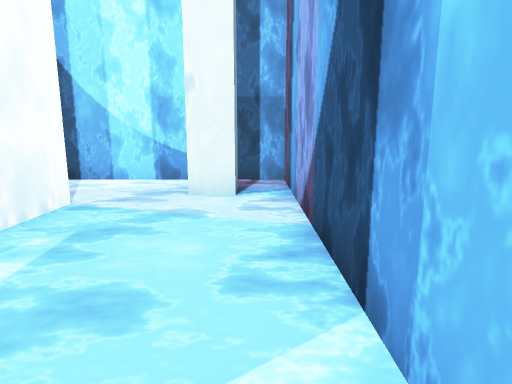
view 1 (above)

14 first-person views from a walk through a 3-D level made in the Unity game engine. The camera is 1.3 m above the floor, tilts 10° down and sees 75° across. The floor is counted in squares, 1 m on a side. Each view is taken from the middle of a square. On the plan, view 1 faces up. The plan holds only what a view shows up to about 14 squares ahead; the rest is blank. The place goes on beyond the plan. The player character is not drawn. Surface patterns are stand-ins for the level's own textures.

view 2
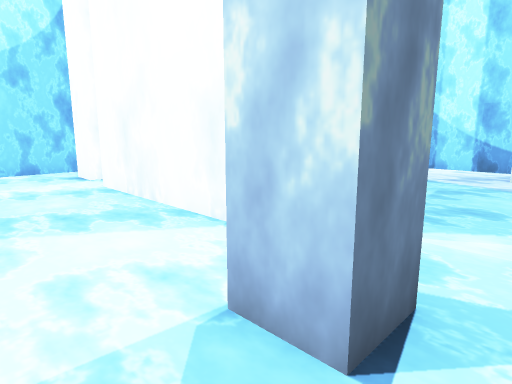

view 3
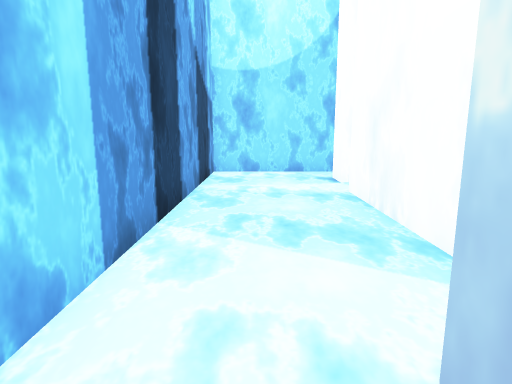

view 4
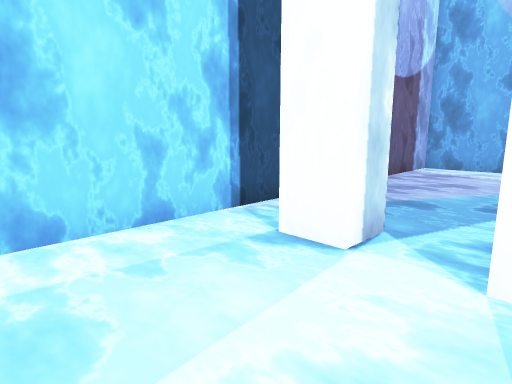

view 5
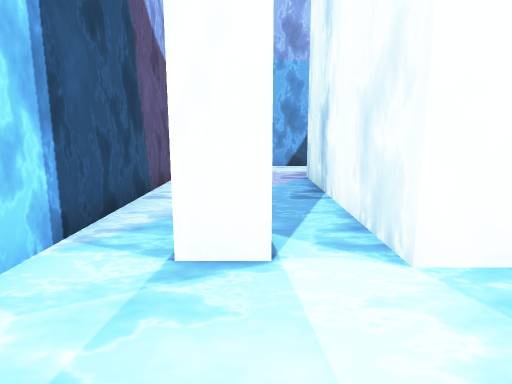

view 6
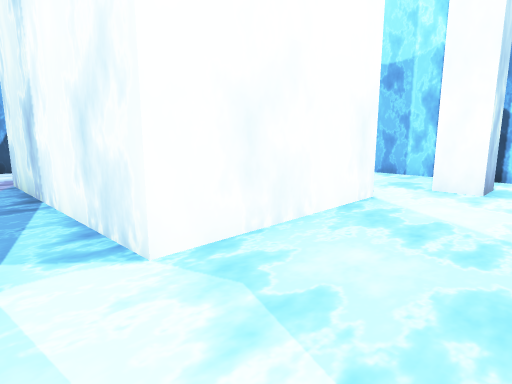

view 7
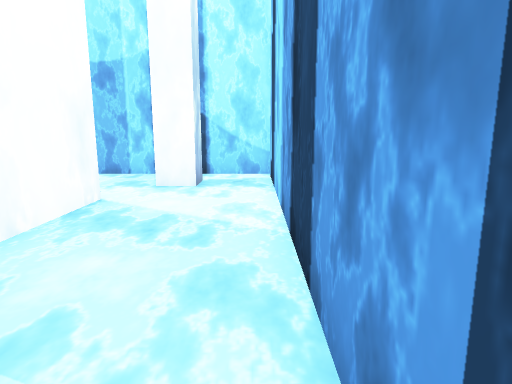

view 8
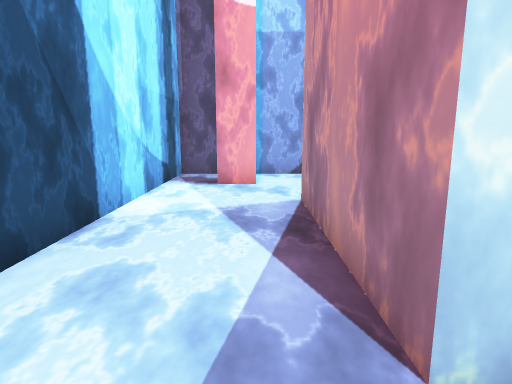

view 9
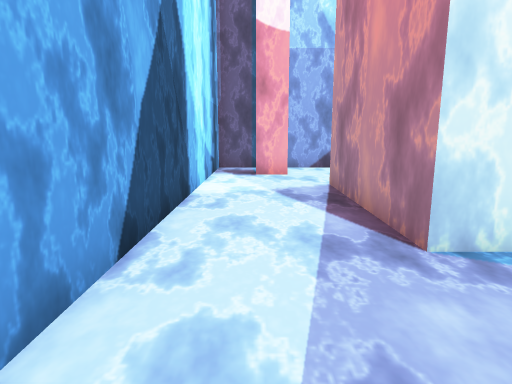

view 10
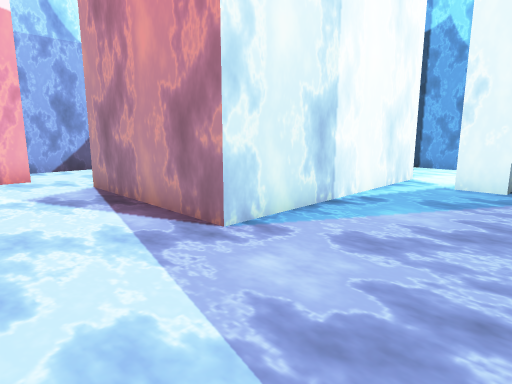

view 11
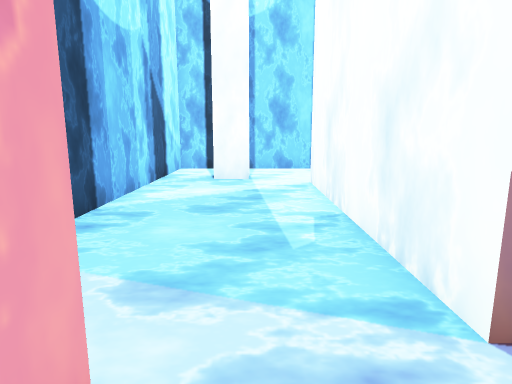

view 12
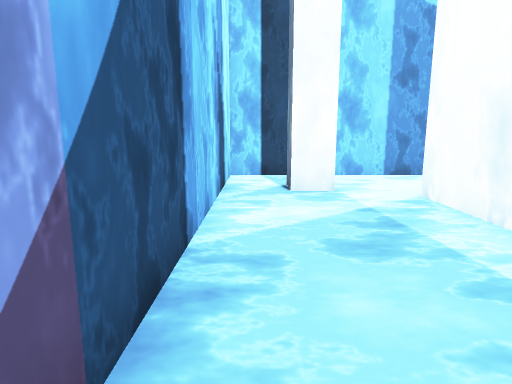

view 13
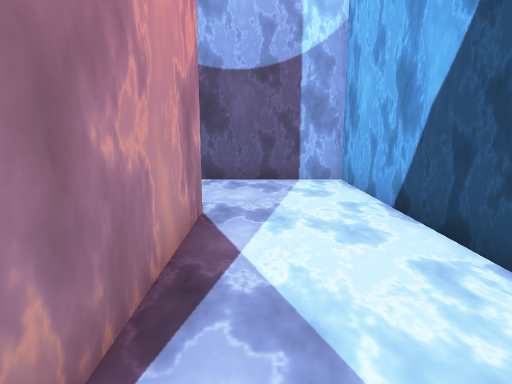

view 14
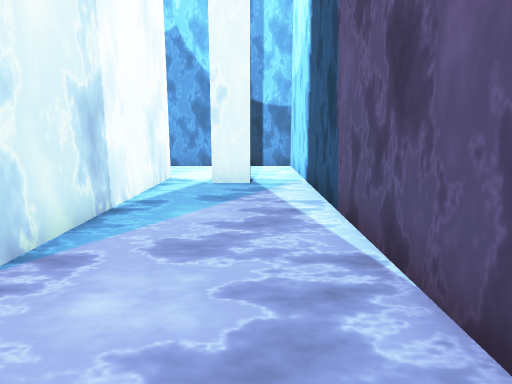

### Floor plan
Points are (right, up) in squares from view 1. A wall is a line through its corners. A room is listed if a view was taken in it or the views show most of it. See-through windows are left out.
Room 1 (views 1, 2, 3, 4, 5, 6, 7, 8, 9, 10, 11, 12, 13, 14)
walls: (-8.5, 6.1) (-3.5, 6.1) (-3.5, -0.9) (-8.5, -0.9) (-8.5, 6.1); (-10.8, -0.4) (-10.8, 0.3) (-9.8, 0.3) (-9.8, -0.7) (-10.9, -0.7); (-12.4, 9.4) (-12.4, -4.4) (0.8, -4.4) (0.8, 9.4) (-12.4, 9.4); (-1.8, -1.5) (-0.8, -1.5) (-0.8, -2.5) (-1.8, -2.5) (-1.8, -1.5); (-0.4, 8) (-0.4, 7) (-1.4, 7) (-1.4, 8)

Where each view was taken, in squares from view 1:
view 1: 0 up, 0 right, facing up
view 2: 4 down, 0 right, facing up-left
view 3: 3 down, 1 left, facing left
view 4: 4 down, 8 left, facing up-left
view 5: 4 down, 10 left, facing up
view 6: 4 down, 10 left, facing up-right
view 7: 4 down, 10 left, facing right
view 8: 7 up, 10 left, facing right
view 9: 8 up, 12 left, facing right
view 10: 9 up, 12 left, facing down-right
view 11: 8 up, 2 left, facing down
view 12: 6 up, 0 right, facing down
view 13: 7 up, 3 left, facing left
view 14: 9 up, 11 left, facing down
